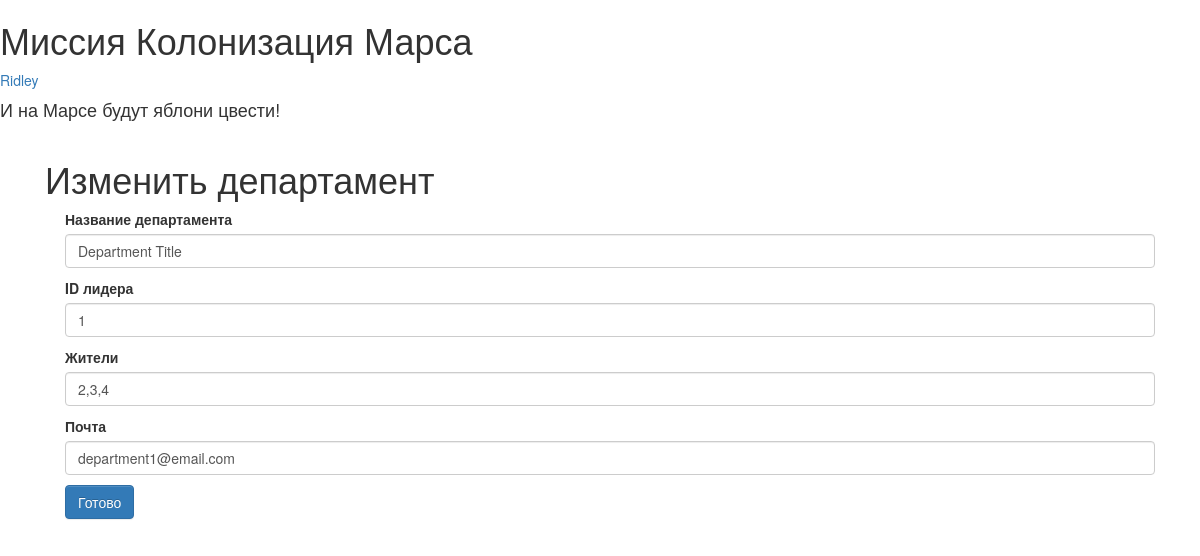
/edit_departments/1 (signed in), run on the app's committed database.
### data/users.py (models this page shows, shortened)
class User(SqlAlchemyBase, UserMixin, SerializerMixin):
    __tablename__ = 'users'
    id = sqlalchemy.Column(sqlalchemy.Integer,
                           primary_key=True, autoincrement=True)
    surname = sqlalchemy.Column(sqlalchemy.String, nullable=True)
    name = sqlalchemy.Column(sqlalchemy.String, nullable=True)
    age = sqlalchemy.Column(sqlalchemy.Integer, nullable=True)
    position = sqlalchemy.Column(sqlalchemy.String, nullable=True)
    speciality = sqlalchemy.Column(sqlalchemy.String, nullable=True)
    address = sqlalchemy.Column(sqlalchemy.String, nullable=True)
    email = sqlalchemy.Column(sqlalchemy.String,
                              index=True, unique=True, nullable=True)
    hashed_password = sqlalchemy.Column(sqlalchemy.String, nullable=True)
    modified_date = sqlalchemy.Column(sqlalchemy.DateTime,
                                      default=datetime.datetime.now)
    city = sqlalchemy.Column(sqlalchemy.String, nullable=True)

### data/dapartament.py (models this page shows)
class Department(SqlAlchemyBase, SerializerMixin):
    __tablename__ = 'department'
    id = sa.Column(sa.Integer, primary_key=True, autoincrement=True)
    title = sa.Column(sa.String)
    chief_id = sa.Column(sa.Integer, sa.ForeignKey("users.id"))
    chief = sa.orm.relationship('User')
    members = sa.Column(sa.String)
    email = sa.Column(sa.String)

### main.py (the view, shortened to what this page needs)
@app.route('/edit_departments/<int:id>', methods=['GET', 'POST'])
@login_required
def edit_departments(id: int):
    form = Form_Department()
    if request.method == 'GET':
        db_sess = db_session.create_session()
        if current_user.id == 1:
            department = db_sess.query(Department).filter(Department.id == id).first()
        else:
            department = db_sess.query(Job).filter(Department.id == id,
                                                 Department.chief == current_user).first()
        if department:
            form.title.data = department.title
            form.chief_id.data = department.chief_id
            form.members.data = department.members
            form.email.data = department.email
    return render_template('add_departament.html', title='Изменить департамент', form=form)

### main.py
class Form_Department(FlaskForm):
    title = StringField('Название департамента', validators=[DataRequired()])
    chief_id = IntegerField('ID лидера', validators=[DataRequired()])
    members = StringField('Жители', validators=[DataRequired()])
    email = StringField('Почта', validators=[Email(), DataRequired()])
    submit = SubmitField("Готово")

### data/db_session.py (called while the page is built)
def create_session() -> Session:
    global __factory
    return __factory()

### main.py (called while the page is built)
@login_manager.user_loader
def load_user(user_id: int):
    db_sess = db_session.create_session()
    return db_sess.query(User).get(user_id)

### templates/add_departament.html (shortened to what this page needs)
{% extends "base.html" %}
{% block content %}
    <h1>Изменить департамент</h1>
    <form action="" method="post">
        {% for elem in [form.title, form.chief_id, form.members, form.email] %}
            <p>
                {{ elem.label }}
                {{ elem(class="form-control") }}
            </p>
        {% endfor %}
        <p>{{ form.submit(type="submit", class="btn btn-primary") }}</p>
    </form>
{% endblock %}

### templates/base.html (shortened to what this page needs)
<!doctype html>
<html lang="en">
<head>
    <link rel="stylesheet"
          href="https://stackpath.bootstrapcdn.com/bootstrap/4.4.1/css/bootstrap.min.css"
>
    <link rel="stylesheet" type="text/css" href="/static/css/styles.css">
    <link rel="stylesheet"
        type="text/css"
        href="https://maxcdn.bootstrapcdn.com/bootstrap/3.3.5/css/bootstrap-theme.min.css">
    <link rel="stylesheet"
        type="text/css"
        href="https://maxcdn.bootstrapcdn.com/bootstrap/3.3.5/css/bootstrap.min.css">
</head>
<body>
<div class="first_line">
    <h1 class="first_line_content">Миссия Колонизация Марса</h1>
    {% if current_user.is_authenticated %}
        <a href="http://localhost:5000/logout">{{ current_user.name }}</a>
    {% else %}
        <a href="http://localhost:5000/register">Зарегестрироваться</a>
        <a href="http://localhost:5000/login">Войти</a>
    {% endif %}
</div>
<h4>И на Марсе будут яблони цвести!</h4>
<main role="main" class="container">
    {% block content %}{% endblock %}
</main>
</body>
</html>

### static/css/styles.css (style rules this page uses)
h4 { color: #008000; }
p { padding-left: 20px; }
.container { margin: 20px; }

### data on the page
User: name "Ridley"
Department: title "Department Title" "1" "2,3,4" "department1@email.com"

### other printed values
{{ elem.label }} "Название департамента" "ID лидера" "Жители" "Почта"
